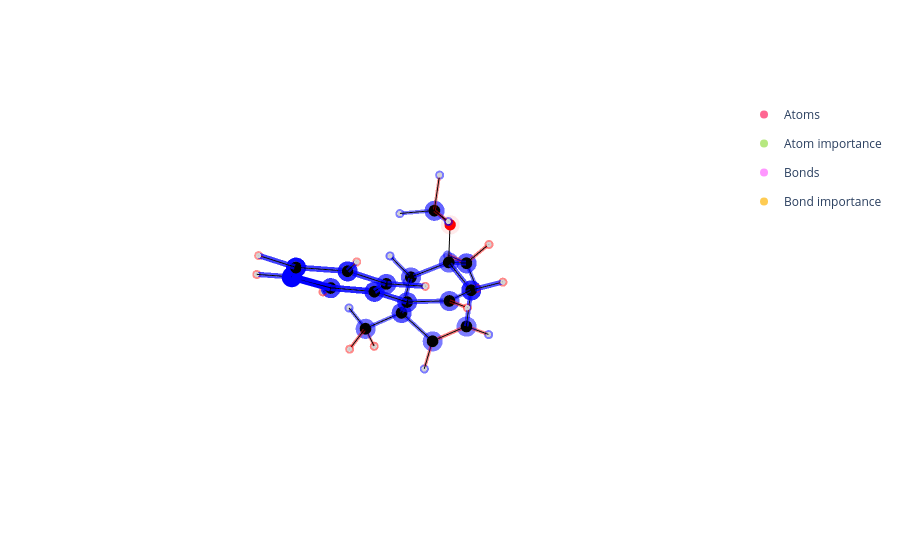
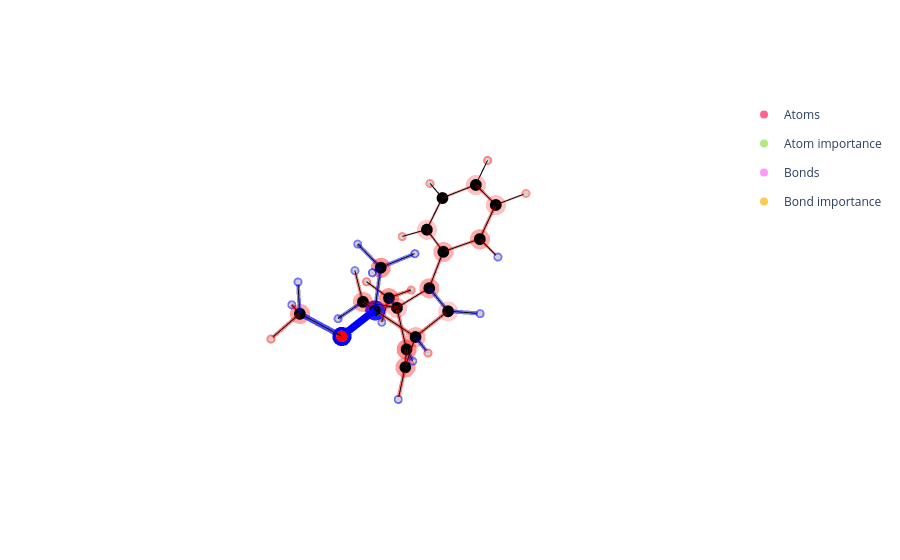
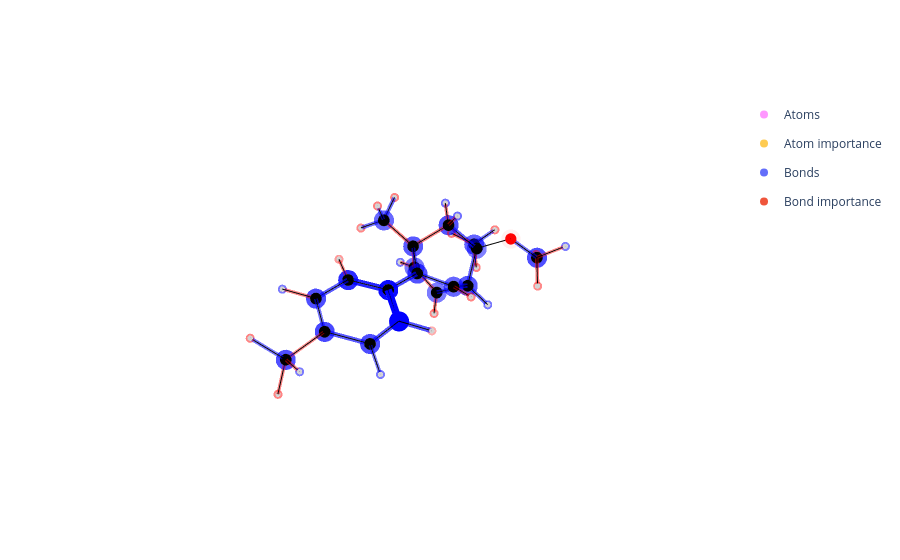
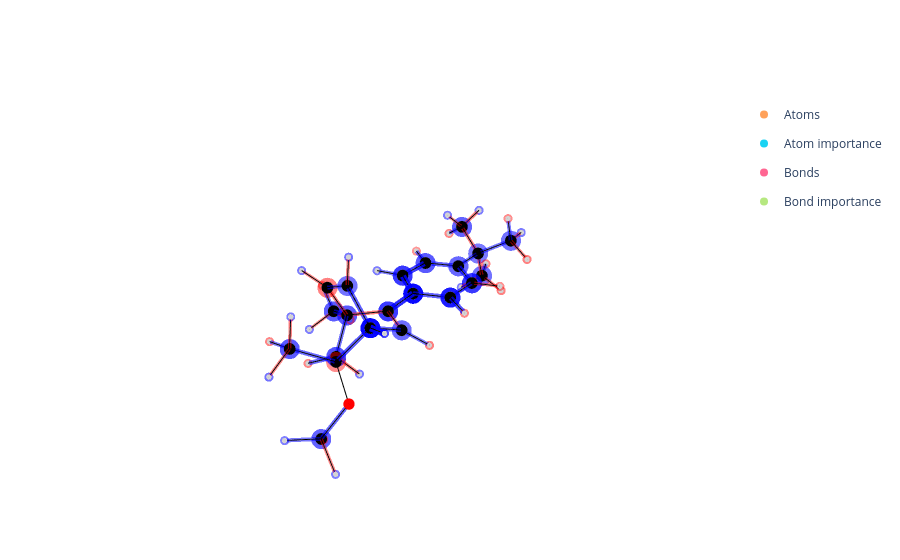

The cell these charts' notebook holds for them, in order:
### Markdown cell above
Lastly, with the `shapley_analysis` function we can compute scores using Shapley Value Sampling. This function expects the model to be explained, the dataset where the molecule that wants to be exlained is, the index of the molecule to explain, and the name of the molecule to plot.

### Code cell
explain_mols = [82, 416, 89, 91, 95, 97]

for mol in explain_mols:
    shapley_analysis(model=model, dataset=dataset, explain_mol=mol, plot_mol="ligand")
